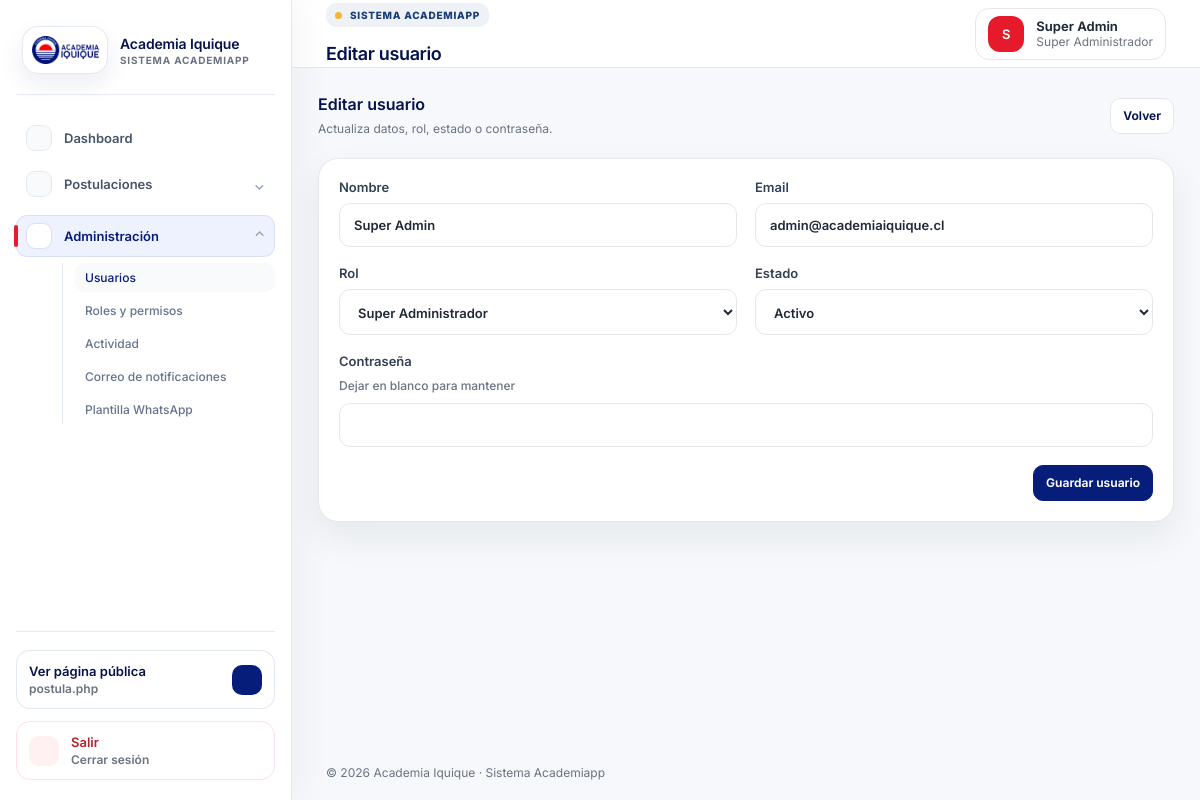
Page /users/edit/1 (signed in) on the committed database.
### tables this page shows
CREATE TABLE users (
  id BIGINT UNSIGNED AUTO_INCREMENT PRIMARY KEY,
  name VARCHAR(150) NOT NULL,
  email VARCHAR(180) NOT NULL UNIQUE,
  password VARCHAR(255) NOT NULL,
  role_id BIGINT UNSIGNED NOT NULL,
  status ENUM('active','inactive') NOT NULL DEFAULT 'active',
  last_login_at TIMESTAMP NULL,
  created_at TIMESTAMP NULL DEFAULT CURRENT_TIMESTAMP,
  updated_at TIMESTAMP NULL DEFAULT CURRENT_TIMESTAMP ON UPDATE CURRENT_TIMESTAMP,
  CONSTRAINT fk_users_role FOREIGN KEY (role_id) REFERENCES roles(id)
);

CREATE TABLE roles (
  id BIGINT UNSIGNED AUTO_INCREMENT PRIMARY KEY,
  name VARCHAR(100) NOT NULL,
  slug VARCHAR(120) NOT NULL UNIQUE,
  description TEXT NULL,
  created_at TIMESTAMP NULL DEFAULT CURRENT_TIMESTAMP,
  updated_at TIMESTAMP NULL DEFAULT CURRENT_TIMESTAMP ON UPDATE CURRENT_TIMESTAMP
);

### core/Controller.php (called while the page is built, shortened)
<?php
abstract class Controller
{
    protected function view(string $view, array $data = [], ?string $layout = 'layouts/app'): void
    {
        extract($data, EXTR_SKIP);
        $layoutFile = App::root('app/Views/' . $layout . '.php');
        require $layoutFile;
    }
}

### app/Controllers/UserController.php (called while the page is built, shortened)
<?php
final class UserController extends Controller
{
    public function edit(int $id): void
    {
        Middleware::permission('editar_usuarios');
        $user = (new User())->find($id);
        $this->view('users/edit', ['title' => 'Editar usuario', 'user' => $user, 'roles' => (new Role())->all(), 'errors' => []]);
    }
}

### core/App.php (called while the page is built, shortened)
<?php
final class App
{
    private static string $root;
    private static array $config = [];
    private static string $basePath = '';
    public static function boot(string $root): void
    {
        self::$root = rtrim($root, '/');
        self::$config['app'] = require self::$root . '/config/app.php';
        date_default_timezone_set(self::$config['app']['timezone']);
        self::$basePath = self::detectBasePath();
        $router = new Router();
        $router->dispatch($_SERVER['REQUEST_METHOD'], self::requestPath());
    }
    public static function url(string $path = ''): string
    {
        $path = '/' . ltrim($path, '/');
        return (self::$basePath ?: '') . ($path === '/' ? '/' : $path);
    }
    private static function requestPath(): string
    {
        $path = parse_url($_SERVER['REQUEST_URI'] ?? '/', PHP_URL_PATH) ?: '/';
        return '/' . ltrim($path, '/');
    }
    private static function detectBasePath(): string
    {
        $script = str_replace('\\', '/', $_SERVER['SCRIPT_NAME'] ?? '');
        $base = rtrim(str_replace('\\', '/', dirname($script)), '/');
        return $base === '/' || $base === '.' ? '' : $base;
    }
    public static function autoload(string $class): void
    {
        foreach (['/core/', '/app/Controllers/', '/app/Models/', '/app/Services/'] as $path) {
            $file = self::$root . $path . $class . '.php';
            if (is_file($file)) {
                return;
            }
        }
    }
    public static function root(string $path = ''): string
    {
        return self::$root . ($path ? '/' . ltrim($path, '/') : '');
    }
}

### index.php (called while the page is built, shortened)
<?php
require_once __DIR__ . '/core/App.php';
App::boot(__DIR__);

### core/Session.php (called while the page is built, shortened)
<?php
final class Session
{
    public static function get(string $key, mixed $default = null): mixed { return $_SESSION[$key] ?? $default; }
}

### core/Auth.php (called while the page is built, shortened)
<?php
final class Auth
{
    public static function check(): bool { return (bool) Session::get('user_id'); }
    public static function user(): ?array
    {
        static $user = null;
        if ($user === null || ($user['id'] ?? null) !== Session::get('user_id')) {
            $user = (new User())->findWithRole((int) Session::get('user_id'));
        }
        return $user ?: null;
    }
    public static function can(string $permission): bool
    {
        $user = self::user();
        if (($user['role_slug'] ?? '') === 'super-administrador') { return true; }
        return (new Permission())->roleHasPermission((int) $user['role_id'], $permission);
    }
}

### core/Database.php (called while the page is built)
<?php
final class Database
{
    private static ?PDO $pdo = null;
    public static function connection(): PDO
    {
        if (self::$pdo === null) {
            $c = require App::root('config/database.php');
            $dsn = "{$c['driver']}:host={$c['host']};port={$c['port']};dbname={$c['database']};charset={$c['charset']}";
            self::$pdo = new PDO($dsn, $c['username'], $c['password'], [
                PDO::ATTR_ERRMODE => PDO::ERRMODE_EXCEPTION,
                PDO::ATTR_DEFAULT_FETCH_MODE => PDO::FETCH_ASSOC,
                PDO::ATTR_EMULATE_PREPARES => false,
            ]);
        }
        return self::$pdo;
    }
}

### core/Model.php (called while the page is built, shortened)
<?php
abstract class Model
{
    public function __construct() { $this->db = Database::connection(); }
}

### app/Models/User.php (called while the page is built, shortened)
<?php
final class User extends Model
{
    public function find(int $id): ?array
    {
        $stmt = $this->db->prepare('SELECT * FROM users WHERE id = ?');
        $stmt->execute([$id]);
        return $stmt->fetch() ?: null;
    }
    public function findWithRole(int $id): ?array
    {
        $stmt = $this->db->prepare('SELECT u.*, r.name role_name, r.slug role_slug FROM users u JOIN roles r ON r.id = u.role_id WHERE u.id = ?');
        $stmt->execute([$id]);
        return $stmt->fetch() ?: null;
    }
}

### config/database.php (called while the page is built)
<?php
return [
    'driver' => 'mysql',
    'host' => getenv('DB_HOST') ?: '127.0.0.1',
    'port' => getenv('DB_PORT') ?: '3306',
    'database' => getenv('DB_DATABASE') ?: 'academia_iquique',
    'username' => getenv('DB_USERNAME') ?: 'root',
    'password' => getenv('DB_PASSWORD') ?: '',
    'charset' => 'utf8mb4',
    'collation' => 'utf8mb4_unicode_ci',
];

### core/Middleware.php (called while the page is built, shortened)
<?php
final class Middleware
{
    public static function permission(string $permission): void
    {
        if (!Auth::can($permission)) {
            http_response_code(403);
            exit('<h1>403</h1><p>No tienes permisos para acceder a esta sección.</p>');
        }
    }
}

### app/Models/Role.php (called while the page is built, shortened)
<?php
final class Role extends Model
{
    public function all(): array
    {
        return $this->db->query('SELECT r.*, COUNT(u.id) users_count FROM roles r LEFT JOIN users u ON u.role_id = r.id GROUP BY r.id ORDER BY r.id')->fetchAll();
    }
}

### app/Views/users/_form.php (the view, shortened to what this page needs)
<form class="panel-card form-grid" method="post" action="<?= App::url(isset($user['id']) ? '/users/update/' . h($user['id']) : '/users/store') ?>">
    <label>Nombre<input name="name" value="<?= h($user['name'] ?? '') ?>" required></label>
    <label>Email<input type="email" name="email" value="<?= h($user['email'] ?? '') ?>" required></label>
    <label>Rol<select name="role_id" required><option value="">Seleccionar</option><?php foreach ($roles as $role): ?><option value="<?= h($role['id']) ?>" <?= (string)($user['role_id'] ?? '')===(string)$role['id']?'selected':'' ?>><?= h($role['name']) ?></option><?php endforeach; ?></select></label>
    <label>Estado<select name="status" required><option value="active" <?= ($user['status'] ?? '')==='active'?'selected':'' ?>>Activo</option></select></label>
    <label class="span-2">Contraseña <?= isset($user['id']) ? '<small>Dejar en blanco para mantener</small>' : '' ?><input type="password" name="password" minlength="8"></label>
    <div class="span-2 form-actions"><button class="btn primary">Guardar usuario</button></div>
</form>

### core/Router.php (shortened to what this page needs)
<?php
final class Router
{
    private array $routes = [];
    private function add(string $method, string $uri, array|callable $action): void { $this->routes[$method][] = [$uri, $action]; }
    public function dispatch(string $method, string $uri): void
    {
        $uri = '/' . trim($uri, '/');
        foreach ($this->routes[$method] ?? [] as [$route, $action]) {
            $pattern = preg_replace('#\{[a-zA-Z_][a-zA-Z0-9_]*\}#', '([0-9]+)', $route);
            if (preg_match('#^' . $pattern . '$#', $uri, $matches)) {
                array_shift($matches);
                [$controller, $methodName] = $action;
                (new $controller())->{$methodName}(...$matches);
                return;
            }
        }
    }
}

### app/Views/layouts/navbar.php (shortened to what this page needs)
<header class="topbar">
    <div>
        <p class="eyebrow">Sistema Academiapp</p>
        <h1><?= h($title ?? 'Dashboard') ?></h1>
    </div>
    <div class="user-chip">
        <div class="avatar"><?= h(strtoupper(substr($user['name'] ?? 'AI', 0, 1))) ?></div>
        <div><strong><?= h($user['name'] ?? '') ?></strong><span><?= h($user['role_name'] ?? '') ?></span></div>
    </div>
</header>

### public/assets/css/app.css (style rules this page uses)
:root { --primary: #071D7A; --primary-dark: #04124D; --accent: #E51B2B; --white: #FFFFFF; --light: #F5F7FB; --text: #1F2937; --muted: #6B7280; --border: #E5E7EB; --shadow: 0 16px 36px rgba(15, 23, 42, .07); --radius: 20px; --surface-soft: #F8FAFC; --surface-muted: #F1F5F9; }
* { box-sizing: border-box; }
body { margin: 0; font-family: Inter, system-ui, -apple-system, BlinkMacSystemFont, "Segoe UI", sans-serif; color: var(--text); background: var(--light); }
button, input, select, textarea { font: inherit; }
.eyebrow { display: inline-flex; align-items: center; gap: 8px; width: fit-content; margin: 0 0 16px; padding: 8px 11px; border-radius: 10px; background: #edf2fb; color: #173b78; font-size: 11px; font-weight: 800; letter-spacing: .08em; text-transform: uppercase; }
.eyebrow::before { content: ""; width: 7px; height: 7px; border-radius: 50%; background: #f2b632; }
.app-shell { display: flex; min-height: 100vh; }
.app-shell { background: #f6f8fb; font-size: 13px; }
.app-shell .eyebrow { padding: 6px 9px; font-size: 10px; letter-spacing: .075em; background: #eef2f7; }
.app-shell input, .app-shell select, .app-shell textarea { font-size: 13px; }
.app-shell strong { font-weight: 650; }
.topbar { height: 72px; background: rgba(255, 255, 255, .84); backdrop-filter: blur(18px); border-bottom: 1px solid var(--border); display: flex; align-items: center; gap: 18px; padding: 0 34px; position: sticky; top: 0; z-index: 10; }
.topbar h1 { font-size: 20px; font-weight: 600; margin: 0; color: var(--primary-dark); }
.user-chip { margin-left: auto; display: flex; align-items: center; gap: 12px; background: #fff; border: 1px solid var(--border); border-radius: 18px; padding: 9px 14px; }
.user-chip span { display: block; color: var(--muted); font-size: 12px; }
.avatar { width: 42px; height: 42px; border-radius: 14px; background: var(--accent); color: #fff; display: grid; place-items: center; font-weight: 600; }
.hero-card, .panel-card, .table-card, .filters-card, .stat-card { background: #fff; border: 1px solid var(--border); border-radius: var(--radius); box-shadow: 0 14px 34px rgba(15, 23, 42, .06); }
.panel-card { padding: 20px; }
.btn { border: 0; border-radius: 10px; padding: 10px 14px; font-size: 14px; font-weight: 600; cursor: pointer; }
.btn.primary { background: var(--primary); color: #fff; box-shadow: 0 10px 24px rgba(7, 29, 122, .18); }
.form-grid { display: grid; grid-template-columns: 1fr 1fr; gap: 18px; }
.form-grid label { display: grid; gap: 8px; color: #334155; font-weight: 600; }
.form-grid label small { color: var(--muted); font-weight: 500; line-height: 1.5; }
.form-grid input, .form-grid select, .form-grid textarea { width: 100%; border: 1px solid var(--border); border-radius: 14px; padding: 13px 14px; color: var(--text); background: #fff; outline: none; }
.span-2 { grid-column: span 2; }
.form-actions { display: flex; justify-content: flex-end; }
.hero-card, .panel-card, .table-card, .filters-card, .stat-card { box-shadow: var(--shadow); }
.topbar { height: 68px; background: rgba(255, 255, 255, .94); }
.topbar h1 { font-size: 18px; letter-spacing: -.02em; }
.user-chip { border-radius: 14px; padding: 7px 12px; }
.user-chip strong { font-size: 13px; }
.avatar { width: 36px; height: 36px; border-radius: 12px; font-size: 13px; }
.section-head p, .activity-item p, .message-cell, .form-grid label small { font-size: 12px; line-height: 1.5; }
.filters-card input, .filters-card select, .status-form select, .form-grid input, .form-grid select, .form-grid textarea { min-height: 38px; border-radius: 11px; font-size: 13px; }
.btn, .actions a, .actions button { min-height: 36px; display: inline-flex; align-items: center; justify-content: center; gap: 6px; border: 1px solid transparent; border-radius: 10px; padding: 8px 12px; font-size: 12px; font-weight: 650; line-height: 1.2; box-shadow: none; transition: background .18s ease, border-color .18s ease, color .18s ease, transform .18s ease; }
.btn.primary { background: var(--primary); border-color: var(--primary); box-shadow: none; }

### rows in the picture
users: name "S", name "Super Admin", role.name "Super Administrador", email "admin@academiaiquique.cl", role_id "Super Administrador", status "Activo"
